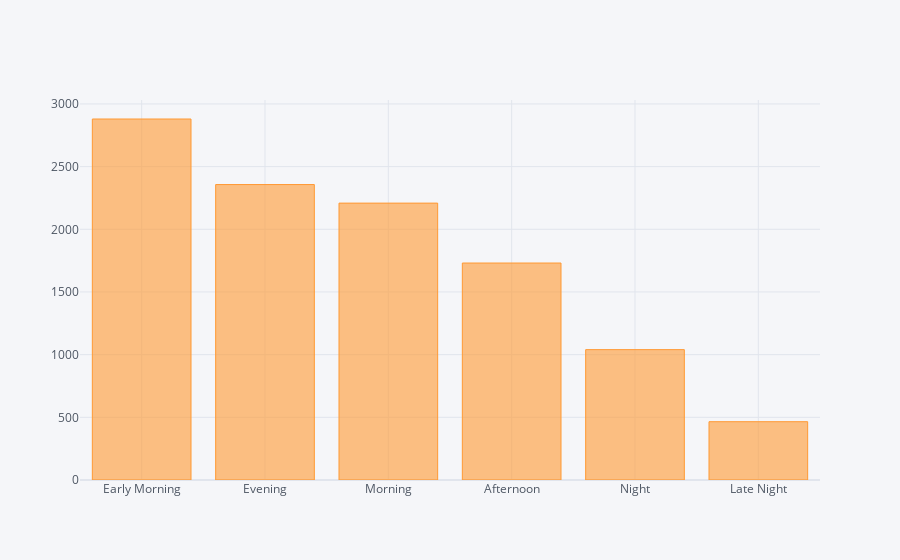

The code cell stored with this chart in its notebook:
### Code cell
data['Dep_Time_Hour'].apply(flightDepTime).value_counts().iplot(kind = "bar")

### Figure 1 — Plotly figure (JSON) as saved in the notebook; plotly's stock layout.template omitted (floating-point values rounded to 4 significant figures)
{"data": [{"marker": {"color": "rgba(255, 153, 51, 0.6)", "line": {"color": "rgba(255, 153, 51, 1.0)", "width": 1}}, "name": "Dep_Time_Hour", "orientation": "v", "text": "", "type": "bar", "x": ["Early Morning", "Evening", "Morning", "Afternoon", "Night", "Late Night"], "y": [2880, 2357, 2209, 1731, 1040, 465]}], "layout": {"legend": {"bgcolor": "#F5F6F9", "font": {"color": "#4D5663"}}, "paper_bgcolor": "#F5F6F9", "plot_bgcolor": "#F5F6F9", "title": {"font": {"color": "#4D5663"}}, "xaxis": {"gridcolor": "#E1E5ED", "showgrid": true, "tickfont": {"color": "#4D5663"}, "title": {"font": {"color": "#4D5663"}, "text": ""}, "zerolinecolor": "#E1E5ED"}, "yaxis": {"gridcolor": "#E1E5ED", "showgrid": true, "tickfont": {"color": "#4D5663"}, "title": {"font": {"color": "#4D5663"}, "text": ""}, "zerolinecolor": "#E1E5ED"}}}
